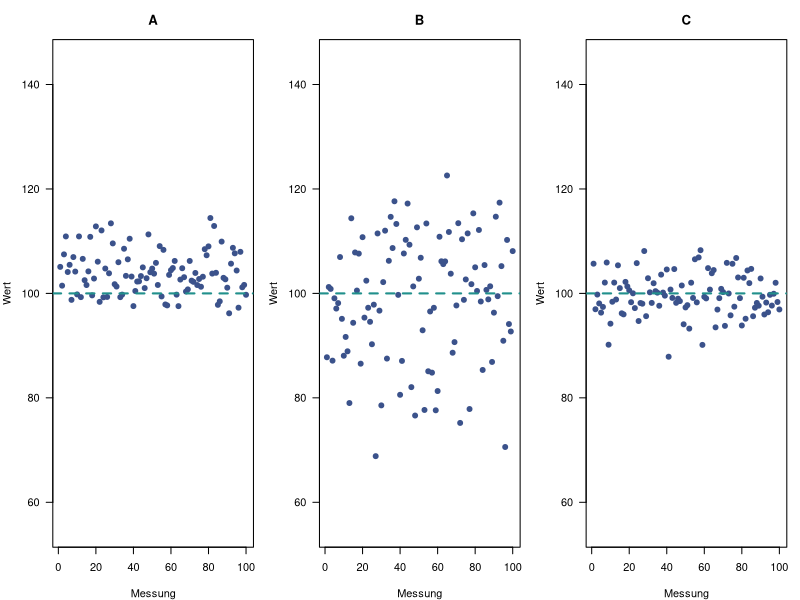

Reproduce this figure in R.
## ---- chunk 1
#| label: fig-ctt-error-types
#| echo: false
#| fig-width: 8
#| fig-height: 3.5
#| fig-cap: "Verteilung gemessener Werte bei wahrem Wert $T = 100$ unter drei Bedingungen"
#| fig-alt: "Drei Streudiagramme mit je 100 Messungen und einer gestrichelten Linie beim wahren Wert 100. In A liegen die Messungen im Mittel oberhalb der Linie, in B streuen sie stark um die Linie, in C streuen sie wenig um die Linie."
set.seed(6)
colors <- viridisLite::viridis(5)
conditions <- list(
  A = rnorm(100, mean = 104, sd = 4),
  B = rnorm(100, mean = 100, sd = 13),
  C = rnorm(100, mean = 100, sd = 4)
)
par(mfrow = c(1, 3), mar = c(4, 4, 3, 1))
for (panel in names(conditions)) {
  plot(conditions[[panel]],
    pch = 19, col = colors[2], las = 1, ylim = c(55, 145),
    xlab = "Messung", ylab = "Wert", main = panel
  )
  abline(h = 100, lty = 2, lwd = 2, col = colors[3])
}
## ---- chunk 2
#| label: tbl-ctt-correlation
#| echo: false
#| tbl-cap: "Intelligenz- und Konzentrationswerte (Original und verschoben) von 10 Bewerber:innen"
iq <- c(105, 98, 112, 95, 108, 101, 118, 92, 110, 100)
k <- c(82, 87, 76, 60, 93, 90, 95, 76, 91, 70)
tab <- data.frame(Person = 1:10, IQ = iq, K = k, K_shifted = k - 5)
names(tab) <- c("Person", "IQ", "$K$", "$K' = K - 5$")
knitr::kable(tab, format = "pipe", align = "c")
